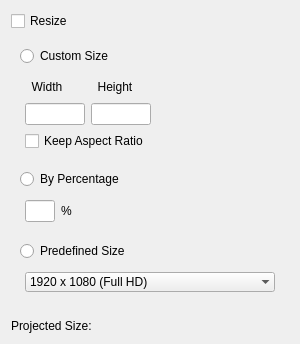
<?xml version="1.0" encoding="UTF-8"?>
<ui version="4.0">
 <class>wg_resize</class>
 <widget class="QWidget" name="wg_resize">
  <property name="geometry">
   <rect>
    <x>0</x>
    <y>0</y>
    <width>300</width>
    <height>344</height>
   </rect>
  </property>
  <property name="minimumSize">
   <size>
    <width>300</width>
    <height>0</height>
   </size>
  </property>
  <property name="windowTitle">
   <string>ResizeWidget</string>
  </property>
  <layout class="QVBoxLayout" name="verticalLayout">
   <item>
    <layout class="QHBoxLayout" name="horizontalLayout_2">
     <item>
      <widget class="QCheckBox" name="chb_resize">
       <property name="text">
        <string>Resize</string>
       </property>
      </widget>
     </item>
    </layout>
   </item>
   <item>
    <widget class="QFrame" name="fr_container">
     <property name="frameShape">
      <enum>QFrame::Shape::NoFrame</enum>
     </property>
     <property name="frameShadow">
      <enum>QFrame::Shadow::Raised</enum>
     </property>
     <layout class="QVBoxLayout" name="verticalLayout_2">
      <item>
       <widget class="QRadioButton" name="rb_custom">
        <property name="minimumSize">
         <size>
          <width>110</width>
          <height>0</height>
         </size>
        </property>
        <property name="text">
         <string>Custom Size</string>
        </property>
       </widget>
      </item>
      <item>
       <widget class="QFrame" name="fr_custom_size">
        <property name="minimumSize">
         <size>
          <width>0</width>
          <height>0</height>
         </size>
        </property>
        <layout class="QGridLayout" name="gridLayout_4">
         <property name="sizeConstraint">
          <enum>QLayout::SizeConstraint::SetMinimumSize</enum>
         </property>
         <property name="leftMargin">
          <number>5</number>
         </property>
         <property name="topMargin">
          <number>5</number>
         </property>
         <property name="rightMargin">
          <number>5</number>
         </property>
         <property name="bottomMargin">
          <number>5</number>
         </property>
         <item row="0" column="0">
          <widget class="QLabel" name="lb_width">
           <property name="text">
            <string>  Width</string>
           </property>
          </widget>
         </item>
         <item row="2" column="0" colspan="2">
          <widget class="QCheckBox" name="chb_keep_ratio">
           <property name="text">
            <string>Keep Aspect Ratio</string>
           </property>
          </widget>
         </item>
         <item row="0" column="1">
          <widget class="QLabel" name="lb_height">
           <property name="text">
            <string>  Height</string>
           </property>
          </widget>
         </item>
         <item row="1" column="0">
          <widget class="QLineEdit" name="le_width">
           <property name="sizePolicy">
            <sizepolicy hsizetype="Fixed" vsizetype="Fixed">
             <horstretch>0</horstretch>
             <verstretch>0</verstretch>
            </sizepolicy>
           </property>
           <property name="maximumSize">
            <size>
             <width>60</width>
             <height>16777215</height>
            </size>
           </property>
           <property name="sizeIncrement">
            <size>
             <width>0</width>
             <height>0</height>
            </size>
           </property>
          </widget>
         </item>
         <item row="1" column="1">
          <widget class="QLineEdit" name="le_height">
           <property name="sizePolicy">
            <sizepolicy hsizetype="Fixed" vsizetype="Fixed">
             <horstretch>0</horstretch>
             <verstretch>0</verstretch>
            </sizepolicy>
           </property>
           <property name="maximumSize">
            <size>
             <width>60</width>
             <height>16777215</height>
            </size>
           </property>
          </widget>
         </item>
         <item row="1" column="2">
          <spacer name="horizontalSpacer_5">
           <property name="orientation">
            <enum>Qt::Orientation::Horizontal</enum>
           </property>
           <property name="sizeHint" stdset="0">
            <size>
             <width>40</width>
             <height>20</height>
            </size>
           </property>
          </spacer>
         </item>
         <item row="0" column="2">
          <spacer name="horizontalSpacer_6">
           <property name="orientation">
            <enum>Qt::Orientation::Horizontal</enum>
           </property>
           <property name="sizeHint" stdset="0">
            <size>
             <width>40</width>
             <height>20</height>
            </size>
           </property>
          </spacer>
         </item>
        </layout>
       </widget>
      </item>
      <item>
       <spacer name="verticalSpacer">
        <property name="orientation">
         <enum>Qt::Orientation::Vertical</enum>
        </property>
        <property name="sizeHint" stdset="0">
         <size>
          <width>20</width>
          <height>1</height>
         </size>
        </property>
       </spacer>
      </item>
      <item>
       <widget class="QRadioButton" name="rb_percent">
        <property name="minimumSize">
         <size>
          <width>110</width>
          <height>0</height>
         </size>
        </property>
        <property name="text">
         <string>By Percentage</string>
        </property>
       </widget>
      </item>
      <item>
       <widget class="QFrame" name="fr_percent">
        <layout class="QHBoxLayout" name="horizontalLayout_3">
         <property name="sizeConstraint">
          <enum>QLayout::SizeConstraint::SetMinimumSize</enum>
         </property>
         <property name="leftMargin">
          <number>5</number>
         </property>
         <property name="topMargin">
          <number>5</number>
         </property>
         <property name="rightMargin">
          <number>5</number>
         </property>
         <property name="bottomMargin">
          <number>5</number>
         </property>
         <item>
          <widget class="QLineEdit" name="le_percent">
           <property name="maximumSize">
            <size>
             <width>30</width>
             <height>16777215</height>
            </size>
           </property>
          </widget>
         </item>
         <item>
          <widget class="QLabel" name="lb_percent">
           <property name="text">
            <string>%</string>
           </property>
          </widget>
         </item>
         <item>
          <spacer name="horizontalSpacer_4">
           <property name="orientation">
            <enum>Qt::Orientation::Horizontal</enum>
           </property>
           <property name="sizeHint" stdset="0">
            <size>
             <width>40</width>
             <height>20</height>
            </size>
           </property>
          </spacer>
         </item>
        </layout>
       </widget>
      </item>
      <item>
       <spacer name="verticalSpacer_2">
        <property name="orientation">
         <enum>Qt::Orientation::Vertical</enum>
        </property>
        <property name="sizeHint" stdset="0">
         <size>
          <width>20</width>
          <height>0</height>
         </size>
        </property>
       </spacer>
      </item>
      <item>
       <widget class="QRadioButton" name="rb_predefined">
        <property name="minimumSize">
         <size>
          <width>110</width>
          <height>0</height>
         </size>
        </property>
        <property name="text">
         <string>Predefined Size</string>
        </property>
       </widget>
      </item>
      <item>
       <widget class="QFrame" name="fr_predefined">
        <layout class="QHBoxLayout" name="horizontalLayout_4">
         <property name="sizeConstraint">
          <enum>QLayout::SizeConstraint::SetMinimumSize</enum>
         </property>
         <property name="leftMargin">
          <number>5</number>
         </property>
         <property name="topMargin">
          <number>5</number>
         </property>
         <property name="rightMargin">
          <number>5</number>
         </property>
         <property name="bottomMargin">
          <number>5</number>
         </property>
         <item>
          <widget class="QComboBox" name="comb_presize">
           <property name="sizePolicy">
            <sizepolicy hsizetype="Expanding" vsizetype="Fixed">
             <horstretch>0</horstretch>
             <verstretch>0</verstretch>
            </sizepolicy>
           </property>
           <property name="currentText">
            <string>1920 x 1080 (Full HD)</string>
           </property>
           <property name="frame">
            <bool>false</bool>
           </property>
           <item>
            <property name="text">
             <string>1920 x 1080 (Full HD)</string>
            </property>
           </item>
           <item>
            <property name="text">
             <string>2048 × 1152 (QWXGA)</string>
            </property>
           </item>
           <item>
            <property name="text">
             <string>800 x 600</string>
            </property>
           </item>
          </widget>
         </item>
        </layout>
       </widget>
      </item>
      <item>
       <spacer name="verticalSpacer_3">
        <property name="orientation">
         <enum>Qt::Orientation::Vertical</enum>
        </property>
        <property name="sizeHint" stdset="0">
         <size>
          <width>20</width>
          <height>1</height>
         </size>
        </property>
       </spacer>
      </item>
     </layout>
    </widget>
   </item>
   <item>
    <layout class="QHBoxLayout" name="horizontalLayout">
     <property name="sizeConstraint">
      <enum>QLayout::SizeConstraint::SetMinimumSize</enum>
     </property>
     <item>
      <widget class="QLabel" name="lb_projected">
       <property name="text">
        <string>Projected Size:  </string>
       </property>
      </widget>
     </item>
     <item>
      <widget class="QLabel" name="lb_projected_dsp">
       <property name="text">
        <string/>
       </property>
      </widget>
     </item>
    </layout>
   </item>
  </layout>
 </widget>
 <resources/>
 <connections>
  <connection>
   <sender>chb_resize</sender>
   <signal>clicked(bool)</signal>
   <receiver>fr_container</receiver>
   <slot>setEnabled(bool)</slot>
   <hints>
    <hint type="sourcelabel">
     <x>149</x>
     <y>19</y>
    </hint>
    <hint type="destinationlabel">
     <x>149</x>
     <y>174</y>
    </hint>
   </hints>
  </connection>
  <connection>
   <sender>rb_custom</sender>
   <signal>toggled(bool)</signal>
   <receiver>fr_custom_size</receiver>
   <slot>setEnabled(bool)</slot>
   <hints>
    <hint type="sourcelabel">
     <x>149</x>
     <y>55</y>
    </hint>
    <hint type="destinationlabel">
     <x>149</x>
     <y>113</y>
    </hint>
   </hints>
  </connection>
  <connection>
   <sender>rb_percent</sender>
   <signal>toggled(bool)</signal>
   <receiver>fr_percent</receiver>
   <slot>setEnabled(bool)</slot>
   <hints>
    <hint type="sourcelabel">
     <x>149</x>
     <y>178</y>
    </hint>
    <hint type="destinationlabel">
     <x>149</x>
     <y>210</y>
    </hint>
   </hints>
  </connection>
  <connection>
   <sender>rb_predefined</sender>
   <signal>toggled(bool)</signal>
   <receiver>fr_predefined</receiver>
   <slot>setEnabled(bool)</slot>
   <hints>
    <hint type="sourcelabel">
     <x>149</x>
     <y>248</y>
    </hint>
    <hint type="destinationlabel">
     <x>149</x>
     <y>280</y>
    </hint>
   </hints>
  </connection>
 </connections>
</ui>
